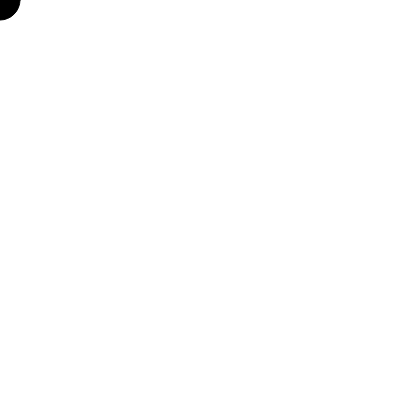
Frame 1 (no input)
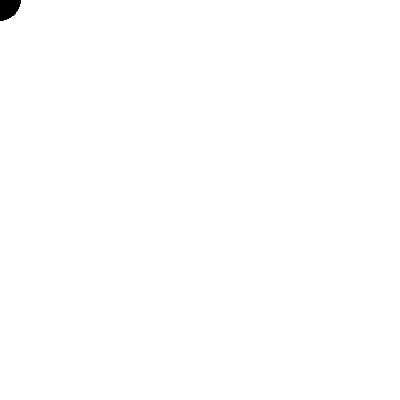
Frame 60 (no input)
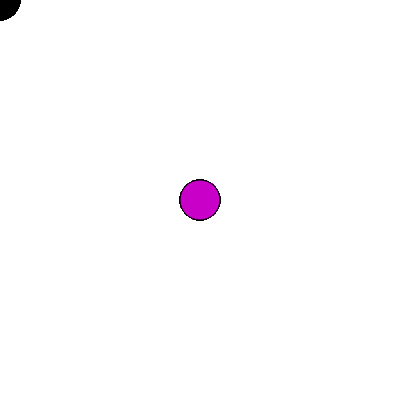
Frame 120 (the mouse pressed at the canvas centre since frame 60)

The p5.js sketch that drew these frames (run headless with seeded random() and noise() and a simulated clock; from frame 60 on, the mouse is pressed at the canvas centre):

// p5.js sketch
// ── sketch.js
var count;

function setup() {
  createCanvas(400, 400);
  count = 0;

}

function draw() {
  count += 1;
  //background(220);
  stroke(1);
  fill(mouseX, 0, mouseY)
  ellipse(mouseX, mouseY, 40);
  
  // fill(255);
  // noStroke();
  // rect(0,0,50,50);
  // text(count, 10,10);
}
